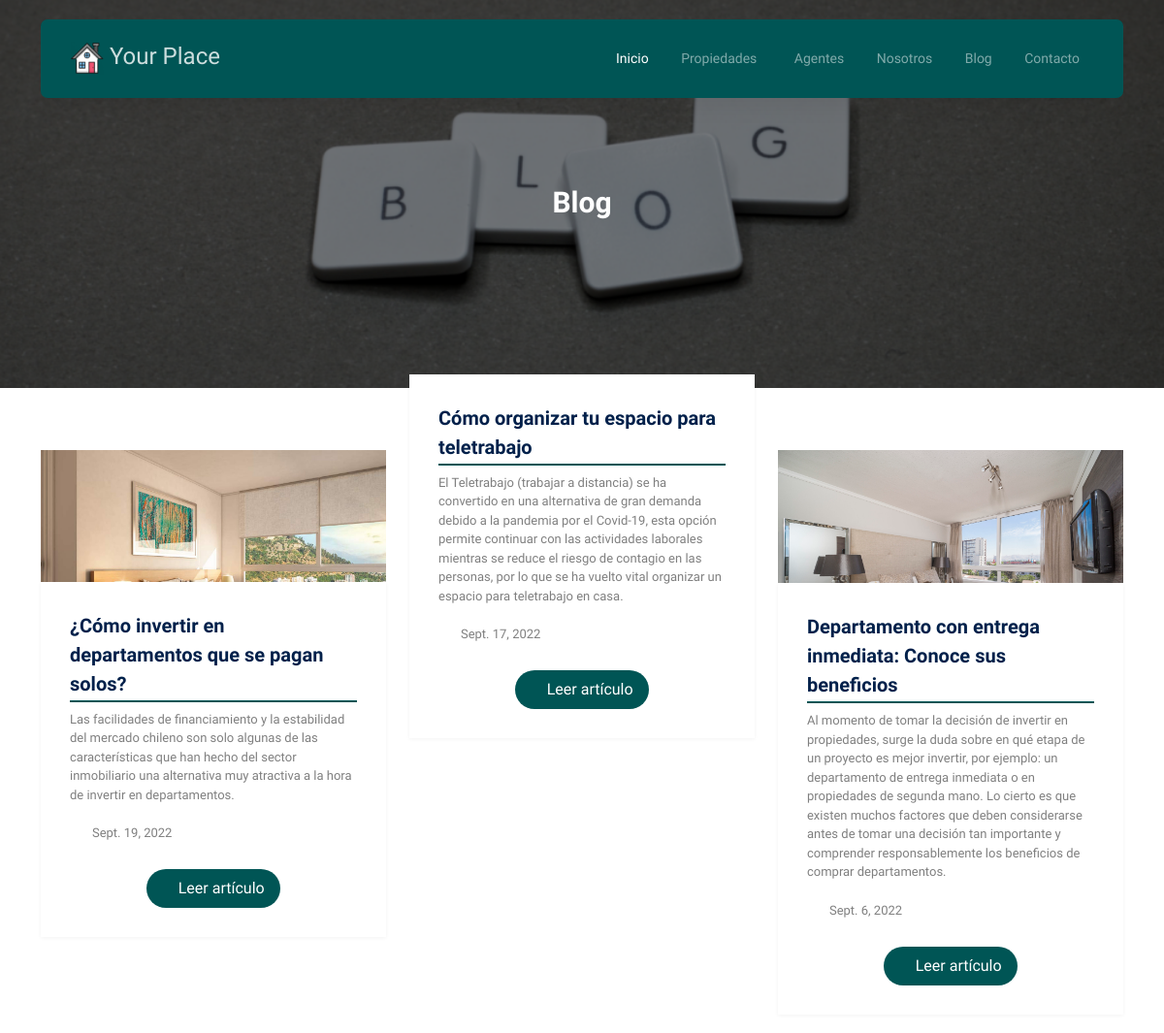
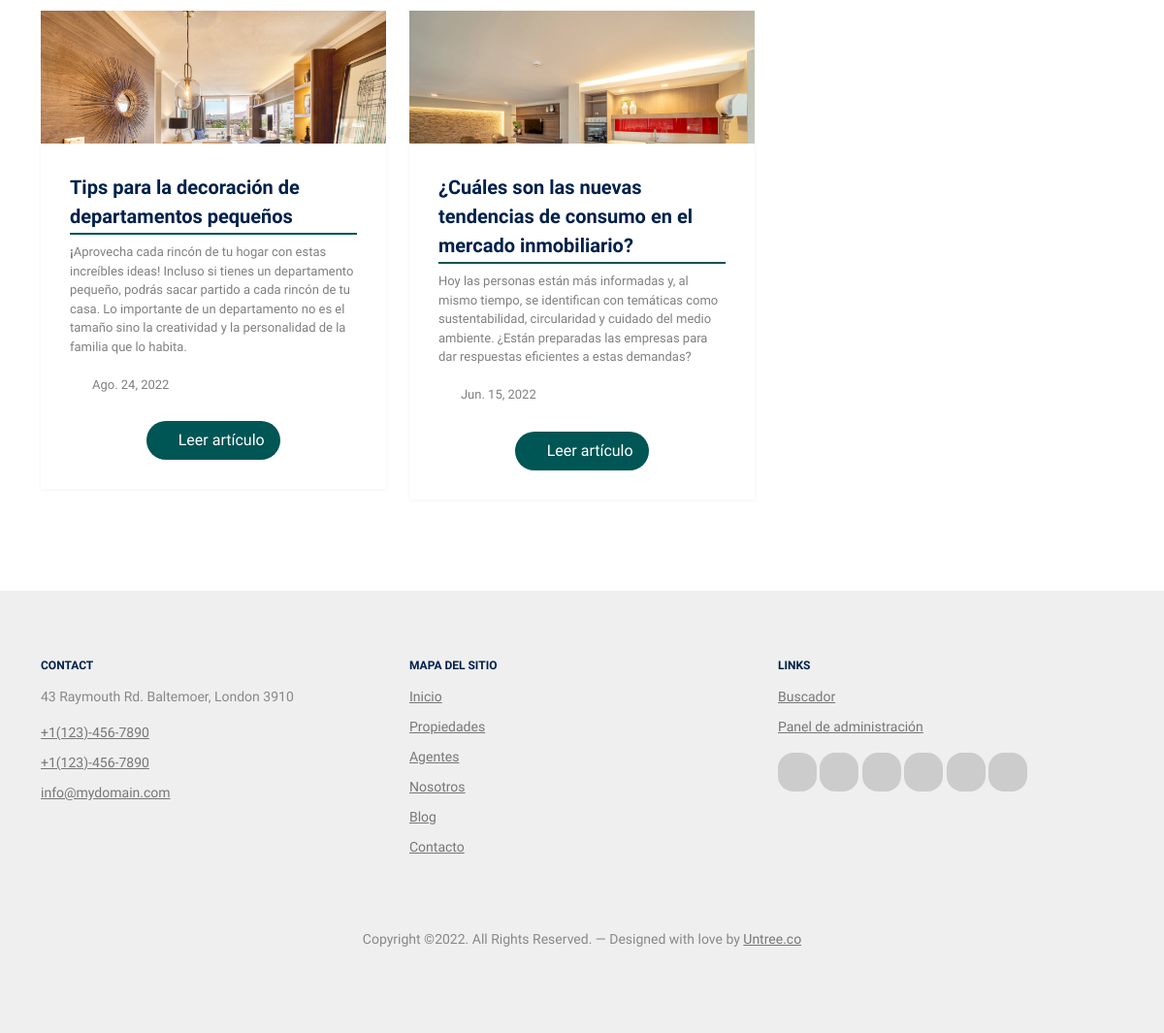
Screenshot of /blog/ with the database file from the repository (2 pictures, top to bottom).
### panel/models.py (models this page shows, shortened)
class Page_Model(models.Model):
    name = models.CharField(max_length=250, default='sin_nombre', verbose_name='Nombre [*]')
    title = models.CharField(max_length=250, default='Sin título', verbose_name='Título [*]')
    subtitle = models.CharField(max_length=250, null=True, blank=True, verbose_name='Subtítulo')
    abstract = RichTextField(null=True, blank=True, verbose_name='Resumen')
    content = RichTextField(verbose_name='Contenido [*]')
    date = models.DateField(null=True, blank=True, verbose_name='Fecha')
    image_main = models.ImageField(null=True, blank=True, upload_to='img_page/', default='', verbose_name='Imagen principal')
    class Meta:
        verbose_name = 'Página'
        verbose_name_plural = 'Páginas'
        ordering = ['-date']

### blog/models.py (models this page shows, shortened)
class Article_Model(models.Model):
    name = models.CharField(max_length=250, default='Sin nombre', verbose_name='Nombre [*]')
    title = models.CharField(max_length=250, default='Sin título', verbose_name='Título [*]')
    subtitle = models.CharField(max_length=250, null=True, blank=True, verbose_name='Subtítulo')
    abstract = RichTextField(null=True, blank=True, verbose_name='Resumen [*]')
    content = RichTextField(verbose_name='Contenido [*]')
    date = models.DateField(null=True, blank=True, verbose_name='Fecha')
    fk_categoria = models.ForeignKey('Category_Model', on_delete=models.DO_NOTHING, verbose_name='Categoría [*]')
    fk_agent = models.ForeignKey('agent.Agent_Model', on_delete=models.DO_NOTHING, null=True, blank=True, verbose_name='Agente')
    image_main = models.ImageField(upload_to='img_article/', default='', verbose_name='Imagen principal [*]')
    image_01 = models.ImageField(null=True, blank=True, upload_to='img_article/', default='', verbose_name='Imagen 01')
    image_02 = models.ImageField(null=True, blank=True, upload_to='img_article/', default='', verbose_name='Imagen 02')
    image_03 = models.ImageField(null=True, blank=True, upload_to='img_article/', default='', verbose_name='Imagen 03')
    image_04 = models.ImageField(null=True, blank=True, upload_to='img_article/', default='', verbose_name='Imagen 04')
    image_05 = models.ImageField(null=True, blank=True, upload_to='img_article/', default='', verbose_name='Imagen 05')
    draft = models.BooleanField(null=True, blank=True, default=True, verbose_name='Borrador')
    class Meta:
        verbose_name = 'Artículo'
        verbose_name_plural = 'Artículos'
        ordering = ['-date']

### website/views.py (the view)
# urls.py: 2. Add a URL to urlpatterns:  path('blog/', include('blog.urls'))
def blog(request):
    page_content = Page_Model.objects.filter(name='blog')
    articulos_list = Article_Model.objects.filter(draft=False).order_by('-date')
    context = {
        'page' : 'Blog',
        'page_content': page_content,
        'articulos': articulos_list,
    }
    return render(request, "website/blog.html", context)

### website/templates/website/blog.html (shortened to what this page needs)
{% extends "website/base.html" %}
{% load static %}
{% block content %}
<div class="hero page-inner overlay" style="background-image: url('{{ page_content.0.image_main.url }}');">
    <div class="container">
        <div class="row justify-content-center align-items-center">
            <div class="col-lg-9 text-center mt-5">
                <h1 class="heading" data-aos="fade-up">{{ page }}</h1>
            </div>
        </div>
    </div>
</div>
        {% if articulos %}
        <div class="section section-properties">
            <div class="container">
                <div class="row">
                    {% for item in articulos %}
                    <div class="col-xs-12 col-sm-6 col-md-6 col-lg-4">
                        <div class="property-item mb-30">
                            <a href="{% url 'blog_detail' item.id %}" class="img">
                                <img src="{{ item.image_main.url}}" alt="Image" class="img-fluid" />
                            </a>
                            <div class="property-content">
                                <div class="price mb-2">
                                    <span>
                                        <a href="{% url 'blog_detail' item.id %}">{{ item.title }}</a>
                                    </span>
                                </div>
                                <div>
                                    <div class="d-block mb-2 text-black-50">{{ item.abstract|safe }}</div>
                                    <div class="specs d-flex mb-4">
                                        <span class="d-block d-flex align-items-center">
                                            <span class="bi bi-calendar3"></span> &nbsp;&nbsp;
                                            <span class="caption">{{ item.date }}</span>
                                        </span>
                                    </div>
                                <div class="text-center">
                                    <a href="{% url 'blog_detail' item.id %}" class="btn btn-primary py-2 px-3">
                                        <i class="bi bi-file-richtext"></i>
                                        Leer artículo
                                    </a>
                                </div>
                        </div>
                            </div>
                        </div>
                    </div>
                    {% endfor %}
                </div>
            </div>
        </div>
        {% endif %}
	{% endblock content %}

### rows the page displays
Page_Model: image_main (picture)
Article_Model: image_main (picture), title "¿Cómo invertir en departamentos que se pagan solos?", abstract "Las facilidades de financiamiento y la estabilidad del mercado chileno son solo algunas de las características que han hecho del sector inmobiliario una alternativa muy atractiva a la hora de invertir en departamentos.", date "Sept. 19, 2022"
Article_Model: title "Cómo organizar tu espacio para teletrabajo", abstract "El Teletrabajo (trabajar a distancia) se ha convertido en una alternativa de gran demanda debido a la pandemia por el Covid-19, esta opción permite continuar con las actividades laborales mientras se reduce el riesgo de contagio en las personas, por lo que se ha vuelto vital organizar un espacio para teletrabajo en casa.", date "Sept. 17, 2022"
Article_Model: image_main (picture), title "Departamento con entrega inmediata: Conoce sus beneficios", abstract "Al momento de tomar la decisión de invertir en propiedades, surge la duda sobre en qué etapa de un proyecto es mejor invertir, por ejemplo: un departamento de entrega inmediata o en propiedades de segunda mano. Lo cierto es que existen muchos factores que deben considerarse antes de tomar una decisión tan importante y comprender responsablemente los beneficios de comprar departamentos.", date "Sept. 6, 2022"
Article_Model: image_main (picture), title "Tips para la decoración de departamentos pequeños", abstract "¡ Aprovecha cada rincón de tu hogar con estas increíbles ideas! Incluso si tienes un departamento pequeño, podrás sacar partido a cada rincón de tu casa. Lo importante de un departamento no es el tamaño sino la creatividad y la personalidad de la familia que lo habita.", date "Ago. 24, 2022"
Article_Model: image_main (picture), title "¿Cuáles son las nuevas tendencias de consumo en el mercado inmobiliario?", abstract "Hoy las personas están más informadas y, al mismo tiempo, se identifican con temáticas como sustentabilidad, circularidad y cuidado del medio ambiente. ¿Están preparadas las empresas para dar respuestas eficientes a estas demandas?", date "Jun. 15, 2022"

### other values shown
{{ page }} "Blog"
